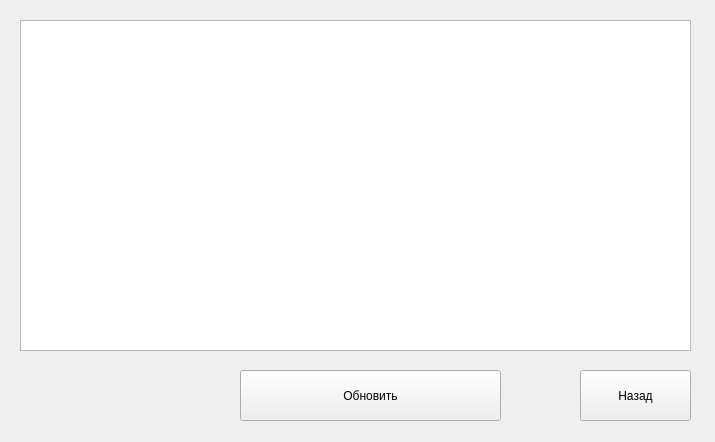
<?xml version="1.0" encoding="UTF-8"?>
<ui version="4.0">
 <class>TableStatic</class>
 <widget class="QWidget" name="TableStatic">
  <property name="geometry">
   <rect>
    <x>0</x>
    <y>0</y>
    <width>715</width>
    <height>442</height>
   </rect>
  </property>
  <property name="windowTitle">
   <string>Form</string>
  </property>
  <widget class="QTableWidget" name="table">
   <property name="geometry">
    <rect>
     <x>20</x>
     <y>20</y>
     <width>671</width>
     <height>331</height>
    </rect>
   </property>
  </widget>
  <widget class="QPushButton" name="but_reload">
   <property name="geometry">
    <rect>
     <x>240</x>
     <y>370</y>
     <width>261</width>
     <height>51</height>
    </rect>
   </property>
   <property name="text">
    <string>Обновить</string>
   </property>
  </widget>
  <widget class="QPushButton" name="but_return">
   <property name="geometry">
    <rect>
     <x>580</x>
     <y>370</y>
     <width>111</width>
     <height>51</height>
    </rect>
   </property>
   <property name="text">
    <string>Назад</string>
   </property>
  </widget>
 </widget>
 <resources/>
 <connections/>
</ui>
